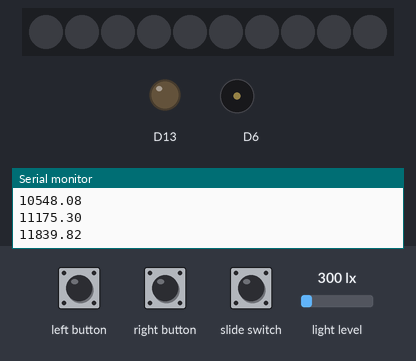
Bench run of a sketch on a simulated Adafruit Circuit Playground Express. Shown: 10 RGB LEDs in strip order, left to right, output pins drawn as LEDs (lit = HIGH), buzzer (waves = sounding), the last lines printed to the serial monitor. The inputs (shaded band) are chosen by the test bench; at power-on: light level 300 lx. Dim RGB values are drawn brighter than linear; random numbers use the default seed unless the sketch sets one.

Above: at 5.0 s.
5.1 s: slide switch set LOW
At 7.9 s:
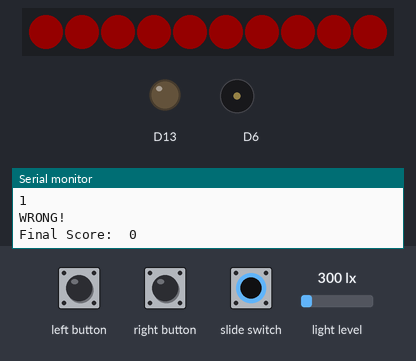
8.1 s: slide switch set HIGH
10.0 s: slide switch pulsed LOW 5 times (0.12 s each, 0.3 s apart)
At 10.8 s:
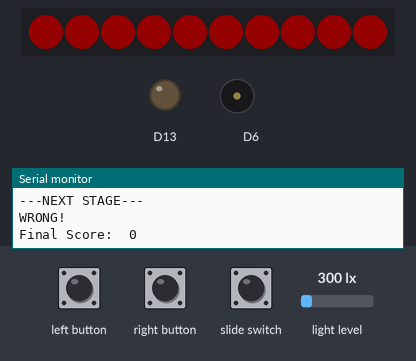
Timing chart, 0 to 13.1 s (numbered marks = the images above; inputs shaded):
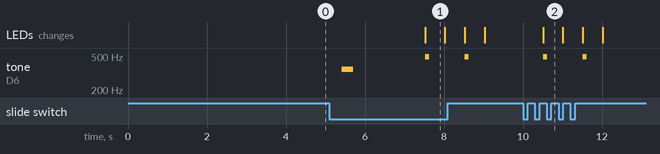

Measured:
- after the input at 5.1 s, tone on D6: silent → 349 Hz after 0.31 s, → silent 0.30 s later, → 493 Hz 1.8 s later, → silent 0.10 s later; the LEDs: change after 2.4 s (image 1)
- after the input at 10.0 s, tone on D6: alternates 493 Hz for 0.10 s and silent for 0.90 s, 4 changes in all, then stays silent, starting after 0.51 s; the LEDs: change after 0.51 s (image 2)
- what the display in image 1 shows lasts 0.5 s, from 7.5 s to 8.0 s

The sketch:

simonGame.ino
```cpp
#include <Adafruit_CircuitPlayground.h>
#include <AsyncDelay.h>

AsyncDelay delay_2s;

float midi[127]; // array and value for using MIDI notes
int A_four = 440;

int winMel[5] = {71,72,79,83,84}; // melodies for winning and losing a level
int losMel[5] = {71,74,79,83,84};


const byte leftPin = 4; // buttons and switch pins
const byte rightPin = 5;
const byte switchPin = 7;

bool leftFlag = 0; // flags for interrupts
bool rightFlag = 0;
bool switchFlag = 0;

bool timeUp = 0; // bool that is used to skip parts of functions if a timer has run out

bool switchState; // bool that measures the value of the slide switch

int level = 0; // value that increases after each success and determines the limit for the patterns
int score = 0; // value that is displayed when the player loses; it increases after each success
int check = 1; // value used in checking if player is correct;
int gamePattern[1000] = {}; // array for the randomly generated pattern
int playerPattern[1000] = {}; // array that tracks the player's entered pattern


void setup() {
  Serial.begin(9600);
  CircuitPlayground.begin();
  delay(50);
  randomSeed(CircuitPlayground.lightSensor());  // seeding the random function with an inconsistant value to get different patterns
  attachInterrupt(digitalPinToInterrupt(leftPin), leftPress, RISING); // setup interrupt functions
  attachInterrupt(digitalPinToInterrupt(rightPin), rightPress, RISING);
  attachInterrupt(digitalPinToInterrupt(switchPin), switchFlick, CHANGE);
  switchState = CircuitPlayground.slideSwitch(); // read the switch position before start
  generateMIDI();   // run a function so that the MIDI notes work
  delay_2s.start(2000, AsyncDelay::MILLIS); // this timer is used to track whether the player takes too long
  while(!switchFlag){   // score and other elements require the use of the serial monitor. Must be open before start
    delay(10);
  }
}

void leftPress() {            // interrupt functions
  leftFlag = true;
}

void rightPress() {
  rightFlag = true;
}

void switchFlick() {
  switchFlag = true;
  switchState = CircuitPlayground.slideSwitch();
}

void startLevel() {               // This plays the level to remember
  Serial.println("---NEXT STAGE---");
  timeUp = 0;
  gamePattern[level] = random(2);
  delay(300);
  for(int i = 0; i <= level; i++) { // loops as many times as the level we are on
    if(switchFlag){                // using the swich will cancel the pattern
      break;
    }
    Serial.println(i+1);
    if (gamePattern[i] == 1){       // if value is 1, light up the right side of the board and play G4 key
      for (int r = 5; r < 10; r++) {
        CircuitPlayground.setPixelColor(r, 128,0,128);
      }
      CircuitPlayground.playTone(midi[67],300,false);
      CircuitPlayground.clearPixels();
    } else {                        // if value isn't 1 (must be 0 then), light up left side and play F4 key
      for (int l = 0; l <5; l++){
        CircuitPlayground.setPixelColor(l, 0,0,255);
      }
      CircuitPlayground.playTone(midi[65],300,false);
      CircuitPlayground.clearPixels();
    }
    delay(100);
  }

}

void recPlayer() {    // this function records what pattern the player enters
  delay_2s.restart();
  rightFlag = 0;    // set both button flags to 0 so that pressing them early doesn't mess with the game
  leftFlag = 0;
  for(int i = 0; i <= level; i++) {   //  records until enough values are entered
    if(switchFlag){
      break;
    }
    if (!switchFlag){     // skips if switch is pressed
    delay_2s.restart();
    while(!rightFlag&&!leftFlag) {    // wait for a button to be pressed, if 2 seconds pass, fail level
      delay(10);
      if(delay_2s.isExpired()) {
        levelFail();
        timeUp = 1;
        break;
      }
    }
    if (!timeUp&&!switchFlag){ // skips if switch was pressed or if time was up (it gets confused otherwise)
    if (rightFlag){
      for (int r = 5; r < 10; r++) {  // if right button is pressed, light up the right side of the board and play G4 key
        CircuitPlayground.setPixelColor(r, 128,0,128);
      }
      while(CircuitPlayground.rightButton()) {    // while loop makes the lights and sound stay on while button is held, makes buttons better
        CircuitPlayground.playTone(midi[67],10,false);
      }
      CircuitPlayground.clearPixels();
      playerPattern[i] = 1;     //records to array
      rightFlag=0;
      leftFlag=0;       // turn both flags off to avoid problems from pressing both.
      Serial.println("right");
    } else if (leftFlag) {
      for (int l = 0; l <5; l++){   // if left button is pressed, light up left side and play F4 key
        CircuitPlayground.setPixelColor(l, 0,0,255);
      }
      while(CircuitPlayground.leftButton()) {
        CircuitPlayground.playTone(midi[65],10,false);
      }
      CircuitPlayground.clearPixels();
      playerPattern[i] = 0;     //record to array
      leftFlag=0;
      rightFlag=0;
      Serial.println("left");
    }

    if (gamePattern[i] != playerPattern[i]){      // after entry is recorded, check to see if it matches the generated pattern
      break;
    } else {
      check = i;      // this value records each time an entry is correct
    }
    }
    }
  }

  if (!timeUp){       // skip checking if time ran out
  delay(200);
  if (check==level) {   // if player got all of them right, win; if not, lose
    levelWin();
    score = ((level+1) * (level +1) * (10));
    level++;
  } else {
    levelFail();
  }
  }
}


void levelWin() {     // this funcion plays each time a level is completed
  Serial.println("CORRECT!");
  int o = 1;
  for (int i = 5; i < 10; i++) {  // light up lights green from bottom to top
    CircuitPlayground.setPixelColor(i, 0, 255,0);
    CircuitPlayground.setPixelColor(i-o, 0, 255,0);

    CircuitPlayground.playTone(midi[winMel[i-5]], 100, false);
    o++;
    o++;
  }
  delay(200);
  CircuitPlayground.clearPixels();
}


void levelFail() {    // function runs when a mistake is made or time runs out
  Serial.println("WRONG!");
  level = 0;    // sets level and other associated variables back to starting values to begin again
  check = 1;
  Serial.print("Final Score:  ");   // prints score to serial monitor
  Serial.println(score);
  score=0;
  int o = 9;
  for (int i = 9; i > 4; i--) {     // lights up red from top to bottom
    CircuitPlayground.setPixelColor(i, 255, 0,0);
    CircuitPlayground.setPixelColor(i-o, 255, 0,0);
    CircuitPlayground.playTone(midi[losMel[i-5]], 100, false);
    o--;
    o--;
  }
  delay(500);
  CircuitPlayground.clearPixels();
}


void loop() {

  while(switchState){     // game remains stopped if switch is to the left
    delay(10);
  }
  switchFlag = 0; // turns off switch flag after skipping functions

  startLevel();   // plays the pattern to remember

  recPlayer();    // records and checks the player

}


void generateMIDI()   // generates the array of MIDI notes
{
  for (int x = 0; x < 127; ++x)
  {
    midi[x] = (A_four / 32.0) * pow(2.0, ((x - 9.0) / 12.0));
    Serial.println(midi[x]);
  }
}
```
